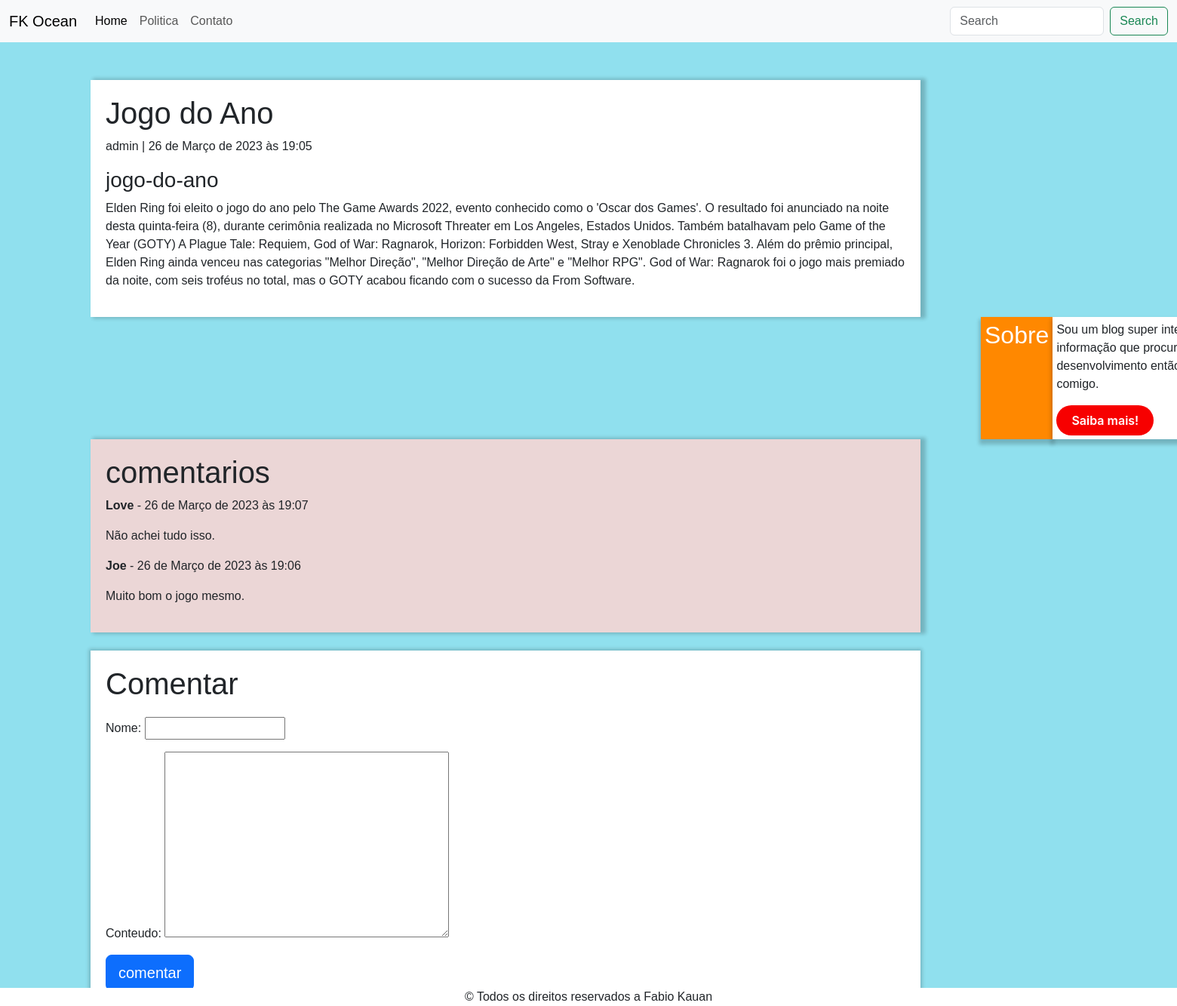
Page /10/ on the committed database.
### ebac/models.py (models this page shows, shortened)
class Post(models.Model):
    titulo = models.CharField(max_length=200, unique=True)
    slug = models.SlugField(max_length=200, unique=True)
    autor = models.ForeignKey(User, on_delete=models.CASCADE, related_name='blog_posts')
    editado_em = models.DateTimeField(auto_now=True)
    conteudo = models.TextField()
    criado_em = models.DateTimeField(auto_now_add=True)
    status = models.IntegerField(choices=STATUS, default=0)
    class Meta:
        ordering = ['-criado_em']

class Comentario(models.Model):
    post = models.ForeignKey(Post, on_delete=models.CASCADE, related_name='comentarios')
    nome = models.CharField(max_length=80)
    conteudo = models.TextField()
    criado_em = models.DateTimeField(auto_now_add=True)
    class Meta:
        ordering = ['criado_em']

### ebac/views.py (the view)
# urls.py: path('<int:id>/', views.post, name='post')
def post(request, id):
    template_nome = 'post.html'
    post = Post.objects.get(id=id)
    comentarios = post.comentarios.filter().order_by('-criado_em')
    novo_comentario = None
    if request.method == 'POST':
        comentario_form = ComentarioForm(data=request.POST)
        if comentario_form.is_valid():
            novo_comentario = comentario_form.save(commit=False)
            novo_comentario.post = post
            novo_comentario.save()
            return HttpResponseRedirect(request.path_info)
    else:
        comentario_form = ComentarioForm()
    return render (
        request,
        template_nome,
        {
            'post': post,
            'comentarios': comentarios,
            'novo_comentario': novo_comentario,
            'comentario_form': comentario_form,
        },
    )

### ebac/forms.py
class ComentarioForm(forms.ModelForm):
    class Meta:
        model = Comentario
        fields = ('nome', 'conteudo')

### templates/post.html (shortened to what this page needs)
{% load static %}
<!DOCTYPE html>
<html lang="pt-br">
<head>
    <link href="https://cdn.jsdelivr.net/npm/bootstrap@5.3.0-alpha2/dist/css/bootstrap.min.css"
    rel="stylesheet">
    <link rel="stylesheet" href="{% static 'css/post.css' %}">
</head>
<body>
  <nav class="navbar navbar-expand-lg bg-body-tertiary">
        <div class="container-fluid">
            <a class="navbar-brand" href="{% url 'home' %}">FK Ocean</a>
            <div class="collapse navbar-collapse" id="navbarSupportedContent">
              <ul class="navbar-nav me-auto mb-2 mb-lg-0">
                <li class="nav-item">
                  <a class="nav-link active" aria-current="page" href="{% url 'home' %}">Home</a>
                </li>
                <li class="nav-item">
                  <a class="nav-link" href="#">Politica</a>
                </li>
                <li class="nav-item">
                  <a class="nav-link" href="#">Contato</a>
                </li>
              </ul>
              <form class="d-flex" role="search">
                <input class="form-control me-2" type="search" placeholder="Search" aria-label="Search">
                <button class="btn btn-outline-success" type="submit">Search</button>
              </form>
        </div>
  </nav>
  <div class="Container">
    <h1>{{post.titulo}}</h1>
    <p>{{post.autor}} | {{post.criado_em}}</p><h3>{{post.slug}}</h3>
    <p>{{post.conteudo}}</p>
  </div>
  <div class="Sobre">
    <h2 class="card-header">Sobre</h2>
      <div class="card-body">
        <p>Sou um blog super interessante, busco te fornecer a informação que procura,
        ainda estou em desenvolvimento então peço que tenha paciencia comigo.</p>
        <a href="#"><button>Saiba mais!</button></a>
      </div>
  </div>
  <div class="Comentarios_quantidade">
    {% if comentarios.count %}
      <h1>{{total_comentarios}} comentarios</h1>
    {% else %}
      <strong><h3>Sem comentarios</h3></strong>
    {% endif %}
    {% for comentario in comentarios %}
      <strong><p>{{comentario.nome}}</strong> - {{comentario.criado_em}}</p>
      <p>{{comentario.conteudo}}</p>
    {% endfor %}
  </div>
  <br>
  <div class="Comentar">
    <h1>Comentar</h1>
      <form method="post" style="margin-top: 1.3em;">
        {{comentario_form.as_p}}
        <button type="submit" class="btn btn-primary  btn-lg">comentar</button>
      </form>
  </div>
  <footer class="Rodape">
    &copy; Todos os direitos reservados a Fabio Kauan
  </footer>
</body>

### static/css/post.css (style rules this page uses)
body { font-family: Helvetica; background-color:rgb(144, 224, 238); padding: 0; margin: 0; }
.Container { width: 1100px; margin-top: 50px; margin-left: 120px; padding: 20px; box-shadow: 5px 0px 5px 2px rgba(2, 2, 0, 0.2); background-color: white; float: left; }
.Comentarios_quantidade { margin-left: 120px; padding: 20px; width: 1100px; background-color: rgb(235, 214, 214); box-shadow: 5px 0px 5px 2px rgba(0, 0, 0, 0.2); }
.Comentar { margin-left: 120px; width: 1100px; padding: 20px; background-color: white; box-shadow: 0px 0px 5px 2px rgba(0, 0, 0, 0.2); }
.Sobre { display: flex; margin-top: 50px; margin-left: 1300px; width: 500px; }
.card-header { color: white; background-color: #ff8800; padding: 5px; text-align: center; box-shadow: 0px 5px 5px 2px rgba(0, 0, 0, 0.2); }
.card-body { text-align: left; padding: 5px; background-color: white; box-shadow: 0px 5px 5px 2px rgba(0, 0, 0, 0.2); }
.Sobre button { align-items: center; background-color: #f70000; border: 0; border-radius: 100px; box-sizing: border-box; color: #ffffff; cursor: pointer; display: inline-flex; font-family: -apple-system, system-ui, system-ui, "Segoe UI", Roboto, "Helvetica Neue", "Fira Sans", Ubuntu, Oxygen, "Oxygen Sans", Cantarell, "Droid Sans", "Apple Color Emoji", "Segoe UI Emoji", "Segoe UI Symbol", "Lucida Grande", Helvetica, Arial, sans-serif; font-size: 16px; font-weight: 600; justify-content: center; line-height: 20px; max-width: 480px; min-height: 40px; min-width: 0px; overflow: hidden; padding: 0px; padding-left: 20px; padding-right: 20px; text-align: center; touch-action: manipulation; transition: background-color 0.167s cubic-bezier(0.4, 0, 0.2, 1) 0s, box-shadow 0.167s cubic-bezier(0.4, 0, 0.2, 1) 0s, color 0.167s cubic-bezier(0.4, 0, 0.2, 1) 0s; user-select: none; -webkit-user-select: none; vertical-align: middle; }
.Sobre a { text-decoration: none; }
.Rodape { text-align: center; width: 100%; bottom: 0; left: 0; display: block; position: fixed; background-color: #ffffff; }

### rows in the picture
Post: titulo "Jogo do Ano", autor "admin", criado_em "26 de Março de 2023 às 19:05", slug "jogo-do-ano", conteudo "Elden Ring foi eleito o jogo do ano pelo The Game Awards 2022, evento conhecido como o 'Oscar dos Games'. O resultado foi anunciado na noite desta quinta-feira (8), durante cerimônia realizada no Microsoft Threater em Los Angeles, Estados Unidos. Também batalhavam pelo Game of the Year (GOTY) A Plague Tale: Requiem, God of War: Ragnarok, Horizon: Forbidden West, Stray e Xenoblade Chronicles 3. Além do prêmio principal, Elden Ring ainda venceu nas categorias \"Melhor Direção\", \"Melhor Direção de Arte\" e \"Melhor RPG\". God of War: Ragnarok foi o jogo mais premiado da noite, com seis troféus no total, mas o GOTY acabou ficando com o sucesso da From Software."
Comentario: nome "Love", criado_em "26 de Março de 2023 às 19:07", conteudo "Não achei tudo isso."
Comentario: nome "Joe", criado_em "26 de Março de 2023 às 19:06", conteudo "Muito bom o jogo mesmo."
